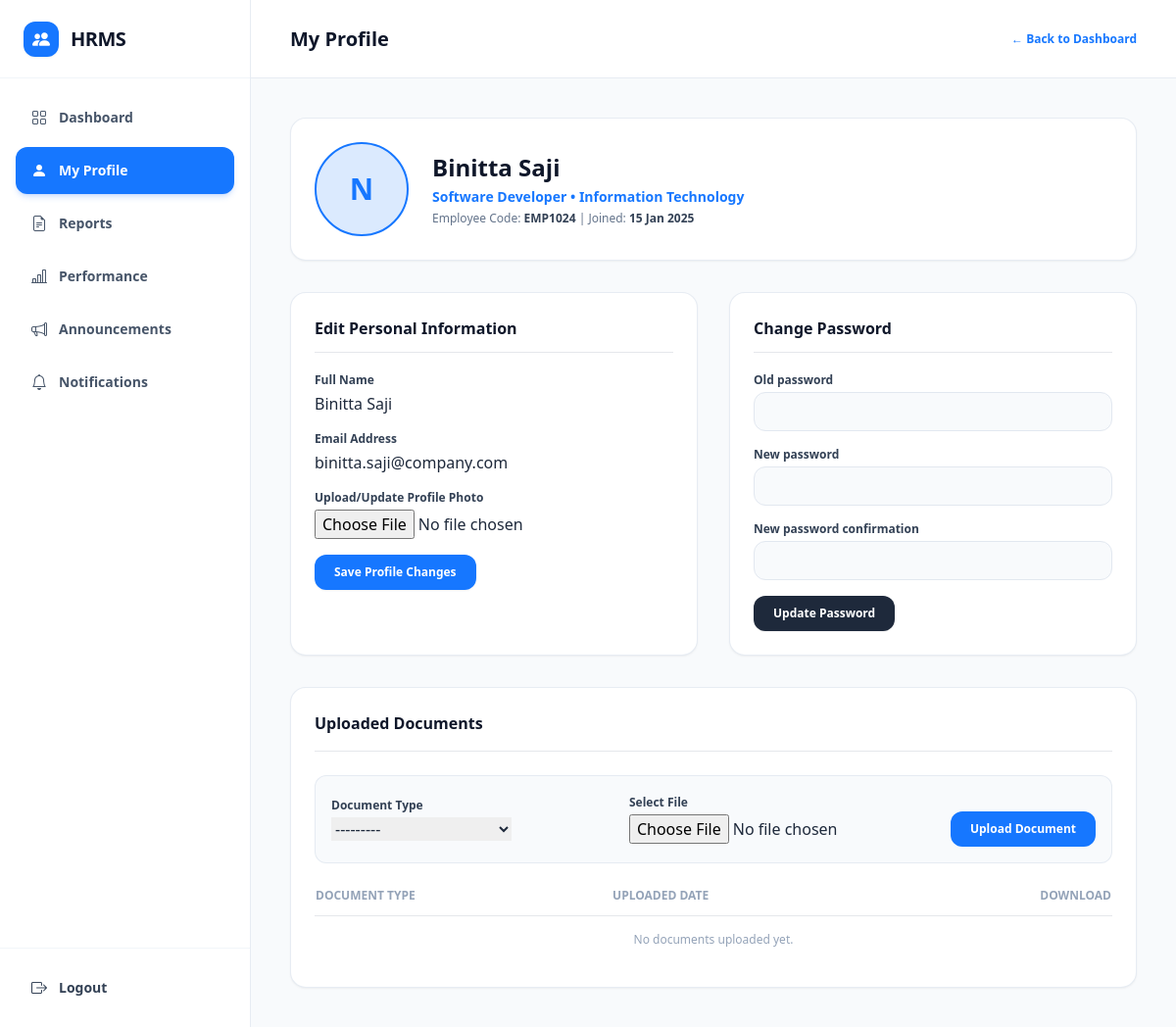
Screenshot of /employees/profile/ (signed in) with the database file from the repository.
### employees/models.py (models this page shows, shortened)
class Employee(models.Model):
    EMPLOYMENT_STATUS = [
        ("ACTIVE", "Active"),
        ("INACTIVE", "Inactive"),
        ("ON_LEAVE", "On Leave"),
        ("TERMINATED", "Terminated"),
    ]
    employee_id = models.AutoField(
        primary_key=True,
    )
    user = models.OneToOneField(
        settings.AUTH_USER_MODEL,
        on_delete=models.CASCADE,
        related_name="employee_profile",
    )
    candidate = models.OneToOneField(
        "candidates.Candidate",
        on_delete=models.SET_NULL,
        null=True,
        blank=True,
        related_name="employee_record",
    )
    employee_code = models.CharField(
        max_length=30,
        unique=True,
    )
    profile_photo = models.ImageField(
        upload_to="employees/profile_photos/",
        null=True,
        blank=True,
    )
    department = models.ForeignKey(
        "admin_module.Department",
        on_delete=models.PROTECT,
        related_name="employees",
    )
    designation = models.CharField(
        max_length=100,
    )
    joining_date = models.DateField()
    employment_status = models.CharField(
        max_length=30,
        choices=EMPLOYMENT_STATUS,
        default="ACTIVE",
    )
    created_by = models.ForeignKey(
        settings.AUTH_USER_MODEL,
        on_delete=models.SET_NULL,
        null=True,
        related_name="created_employees",
    )
    created_at = models.DateTimeField(
        auto_now_add=True,
    )
    updated_at = models.DateTimeField(
        auto_now=True,
    )

### hr_management_system/users/models.py (models this page shows, shortened)
class User(AbstractUser):
    name = CharField(_("Name of User"), blank=True, max_length=255)
    first_name = None  # type: ignore[assignment]
    last_name = None  # type: ignore[assignment]
    email = EmailField(_("email address"), unique=True)
    username = None  # type: ignore[assignment]
    USERNAME_FIELD = "email"
    REQUIRED_FIELDS = []
    objects: ClassVar[UserManager] = UserManager()

### admin_module/models.py (models this page shows, shortened)
class Department(models.Model):
    department_id = models.AutoField(primary_key=True)
    name = models.CharField(
        max_length=100,
        unique=True,
    )
    description = models.TextField(
        blank=True,
    )
    is_active = models.BooleanField(
        default=True,
    )
    created_by = models.ForeignKey(
        settings.AUTH_USER_MODEL,
        on_delete=models.SET_NULL,
        null=True,
        related_name="created_departments",
    )
    created_at = models.DateTimeField(
        auto_now_add=True,
    )
    updated_at = models.DateTimeField(
        auto_now=True,
    )

### employees/views.py (the view, shortened to what this page needs)
# urls.py: path("profile/", views.profile_view, name="profile"),
@login_required
def profile_view(request):
    try:
        employee = request.user.employee_profile
    except AttributeError:
        messages.error(request, "Employee profile not found.")
        return redirect("employees:login")
    profile_form = EmployeeProfileForm(instance=employee)
    doc_form = EmployeeDocumentForm()
    pwd_form = PasswordChangeForm(user=request.user)
    documents = employee.documents.all().order_by("-uploaded_at")
    context = {
        "employee": employee,
        "profile_form": profile_form,
        "doc_form": doc_form,
        "pwd_form": pwd_form,
        "documents": documents,
    }
    return render(request, "employees/profile.html", context)

### employees/forms.py (shortened to what this page needs)
class EmployeeProfileForm(forms.ModelForm):
    name = forms.CharField(
        max_length=255,
        required=True,
        widget=forms.TextInput(attrs={"class": "form-control"}),
    )
    email = forms.EmailField(
        required=True,
        widget=forms.EmailInput(attrs={"class": "form-control"}),
    )
    class Meta:
        model = Employee
        fields = ["profile_photo"]
        widgets = {
            "profile_photo": forms.FileInput(attrs={"class": "form-control"}),
        }
    def __init__(self, *args, **kwargs):
        super().__init__(*args, **kwargs)
        if self.instance and self.instance.user:
            self.fields["name"].initial = getattr(self.instance.user, "name", "")
            self.fields["email"].initial = self.instance.user.email

class EmployeeDocumentForm(forms.ModelForm):
    class Meta:
        model = EmployeeDocument
        fields = ["document_type", "document"]
        widgets = {
            "document_type": forms.Select(attrs={"class": "form-select"}),
            "document": forms.FileInput(attrs={"class": "form-control"}),
        }

### hr_management_system/users/context_processors.py (called while the page is built)
def allauth_settings(request):
    return {
        "ACCOUNT_ALLOW_REGISTRATION": settings.ACCOUNT_ALLOW_REGISTRATION,
    }

### employees/templates/employees/profile.html (shortened to what this page needs)
{% load static %}
<!DOCTYPE html>
<html lang="en">
<head>
    <script src="https://cdn.tailwindcss.com"></script>
    <link rel="stylesheet" href="https://cdn.jsdelivr.net/npm/bootstrap-icons@1.11.3/font/bootstrap-icons.min.css">
</head>
<body class="bg-slate-50 font-sans antialiased text-slate-800 min-h-screen flex">
    <aside class="w-64 bg-white border-r border-slate-200/80 flex flex-col justify-between hidden md:flex shrink-0 min-h-screen">
        <div>
            <div class="h-20 flex items-center px-6 border-b border-slate-100">
                <a href="{% url 'employees:dashboard' %}" class="flex items-center gap-3 text-hrms-blue">
                    <div class="w-9 h-9 bg-hrms-blue text-white rounded-xl flex items-center justify-center text-lg shadow-sm">
                        <i class="bi bi-people-fill"></i>
                    </div>
                    <span class="text-xl font-extrabold tracking-tight text-slate-900">HRMS</span>
                </a>
            </div>
            <nav class="p-4 space-y-1.5">
                <a href="{% url 'employees:dashboard' %}" class="flex items-center gap-3 px-4 py-3 text-sm font-semibold text-slate-600 hover:text-hrms-blue hover:bg-blue-50/60 rounded-xl">
                    <i class="bi bi-grid text-base"></i><span>Dashboard</span>
                </a>
                <a href="{% url 'employees:profile' %}" class="flex items-center gap-3 px-4 py-3 text-sm font-bold text-white bg-hrms-blue rounded-xl shadow-md shadow-blue-500/20">
                    <i class="bi bi-person-fill text-base"></i><span>My Profile</span>
                </a>
                <a href="{% url 'employees:reports_list' %}" class="flex items-center gap-3 px-4 py-3 text-sm font-semibold text-slate-600 hover:text-hrms-blue hover:bg-blue-50/60 rounded-xl">
                    <i class="bi bi-file-earmark-text text-base"></i><span>Reports</span>
                </a>
                <a href="{% url 'employees:performance' %}" class="flex items-center gap-3 px-4 py-3 text-sm font-semibold text-slate-600 hover:text-hrms-blue hover:bg-blue-50/60 rounded-xl">
                    <i class="bi bi-bar-chart-line text-base"></i><span>Performance</span>
                </a>
                <a href="{% url 'employees:announcements' %}" class="flex items-center gap-3 px-4 py-3 text-sm font-semibold text-slate-600 hover:text-hrms-blue hover:bg-blue-50/60 rounded-xl">
                    <i class="bi bi-megaphone text-base"></i><span>Announcements</span>
                </a>
                <a href="{% url 'employees:notifications' %}" class="flex items-center gap-3 px-4 py-3 text-sm font-semibold text-slate-600 hover:text-hrms-blue hover:bg-blue-50/60 rounded-xl">
                    <i class="bi bi-bell text-base"></i><span>Notifications</span>
                </a>
            </nav>
        </div>
        <div class="p-4 border-t border-slate-100">
            <a href="{% url 'employees:logout' %}" class="flex items-center gap-3 px-4 py-3 text-sm font-bold text-slate-700 hover:text-red-600 hover:bg-red-50 rounded-xl">
                <i class="bi bi-box-arrow-right text-base"></i><span>Logout</span>
            </a>
        </div>
    </aside>
    <div class="flex-1 flex flex-col min-w-0">
        <header class="h-20 bg-white border-b border-slate-200/80 px-6 lg:px-10 flex items-center justify-between">
            <h1 class="text-xl font-extrabold text-slate-900">My Profile</h1>
            <a href="{% url 'employees:dashboard' %}" class="text-xs font-bold text-hrms-blue hover:underline">← Back to Dashboard</a>
        </header>
        <main class="p-6 lg:p-10 space-y-8 max-w-5xl mx-auto w-full">
            <div class="bg-white rounded-2xl p-6 border border-slate-200/80 shadow-sm flex flex-col sm:flex-row items-center gap-6">
                {% if employee.profile_photo %}
                    <img src="{{ employee.profile_photo.url }}" alt="Profile Photo" class="w-24 h-24 rounded-full object-cover border-2 border-hrms-blue">
                {% else %}
                    <div class="w-24 h-24 rounded-full bg-blue-100 text-hrms-blue font-extrabold text-3xl flex items-center justify-center border-2 border-hrms-blue">
                        {{ employee.user.get_full_name|default:employee.user.email|slice:":1"|upper }}
                    </div>
                {% endif %}
                <div class="space-y-1 text-center sm:text-left flex-1">
                    <h2 class="text-2xl font-extrabold text-slate-900">{{ employee.user.name|default:employee.user.email }}</h2>
                    <div class="text-sm font-semibold text-hrms-blue">{{ employee.designation }} &bull; {{ employee.department.name }}</div>
                    <div class="text-xs text-slate-500">Employee Code: <span class="font-bold text-slate-700">{{ employee.employee_code }}</span> | Joined: <span class="font-bold text-slate-700">{{ employee.joining_date|date:"d M Y" }}</span></div>
                </div>
            </div>
            <div class="grid grid-cols-1 lg:grid-cols-2 gap-8">
                <div class="bg-white rounded-2xl p-6 border border-slate-200/80 shadow-sm space-y-5">
                    <h3 class="text-base font-bold text-slate-900 border-b pb-3">Edit Personal Information</h3>
                    <form method="POST" enctype="multipart/form-data" class="space-y-4">
                        <div>
                            <label class="block text-xs font-bold text-slate-700 mb-1">Full Name</label>
                            {{ profile_form.name }}
                        </div>
                        <div>
                            <label class="block text-xs font-bold text-slate-700 mb-1">Email Address</label>
                            {{ profile_form.email }}
                        </div>
                        <div>
                            <label class="block text-xs font-bold text-slate-700 mb-1">Upload/Update Profile Photo</label>
                            {{ profile_form.profile_photo }}
                        </div>
                        <button type="submit" class="px-5 py-2.5 bg-hrms-blue text-white text-xs font-bold rounded-xl hover:bg-hrms-hover shadow-sm">
                            Save Profile Changes
                        </button>
                    </form>
                </div>
                <div class="bg-white rounded-2xl p-6 border border-slate-200/80 shadow-sm space-y-5">
                    <h3 class="text-base font-bold text-slate-900 border-b pb-3">Change Password</h3>
                    <form method="POST" class="space-y-4">
                        {% for field in pwd_form %}
                            <div>
                                <label class="block text-xs font-bold text-slate-700 mb-1">{{ field.label }}</label>
                                <input type="{{ field.field.widget.input_type }}" name="{{ field.name }}" class="w-full h-10 px-3 text-xs bg-slate-50 border border-slate-200 rounded-xl outline-none focus:border-hrms-blue" required>
                            </div>
                        {% endfor %}
                        <button type="submit" class="px-5 py-2.5 bg-slate-800 text-white text-xs font-bold rounded-xl hover:bg-slate-900 shadow-sm">
                            Update Password
                        </button>
                    </form>
                </div>
            </div>
            <div class="bg-white rounded-2xl p-6 border border-slate-200/80 shadow-sm space-y-6">
                <div class="flex items-center justify-between border-b pb-4">
                    <h3 class="text-base font-bold text-slate-900">Uploaded Documents</h3>
                </div>
                <form method="POST" enctype="multipart/form-data" class="flex flex-col sm:flex-row items-center gap-4 bg-slate-50 p-4 rounded-xl border border-slate-200/80">
                    <div class="flex-1 w-full">
                        <label class="block text-xs font-bold text-slate-700 mb-1">Document Type</label>
                        {{ doc_form.document_type }}
                    </div>
                    <div class="flex-1 w-full">
                        <label class="block text-xs font-bold text-slate-700 mb-1">Select File</label>
                        {{ doc_form.document }}
                    </div>
                    <button type="submit" class="w-full sm:w-auto px-5 py-2.5 bg-hrms-blue text-white text-xs font-bold rounded-xl hover:bg-hrms-hover shrink-0 mt-3 sm:mt-5">
                        Upload Document
                    </button>
                </form>
                <div class="overflow-x-auto">
                    <table class="w-full text-left text-xs">
                        <thead>
                            <tr class="border-b text-slate-400 font-bold uppercase">
                                <th class="pb-3">Document Type</th>
                                <th class="pb-3">Uploaded Date</th>
                                <th class="pb-3 text-right">Download</th>
                            </tr>
                        </thead>
                        <tbody class="divide-y text-slate-700">
                            {% if documents %}
                                {% for doc in documents %}
                                    <tr>
                                        <td class="py-3 font-bold text-slate-900">{{ doc.get_document_type_display }}</td>
                                        <td class="py-3 text-slate-500">{{ doc.uploaded_at|date:"d M Y" }}</td>
                                        <td class="py-3 text-right">
                                            <a href="{{ doc.document.url }}" target="_blank" class="text-hrms-blue font-bold hover:underline">
                                                <i class="bi bi-download me-1"></i> Download
                                            </a>
                                        </td>
                                    </tr>
                                {% endfor %}
                            {% else %}
                                <tr>
                                    <td colspan="3" class="py-4 text-center text-slate-400">No documents uploaded yet.</td>
                                </tr>
                            {% endif %}
                        </tbody>
                    </table>
                </div>
            </div>
        </main>
    </div>
</body>
</html>

### rows the page displays
Employee: user.get_full_name "N", user.name "Binitta Saji", designation "Software Developer", department.name "Information Technology", employee_code "EMP1024", joining_date "15 Jan 2025"
User: name "Binitta Saji", email "binitta.saji@company.com"

### other values shown
{{ field.label }} "Old password" "New password" "New password confirmation"
